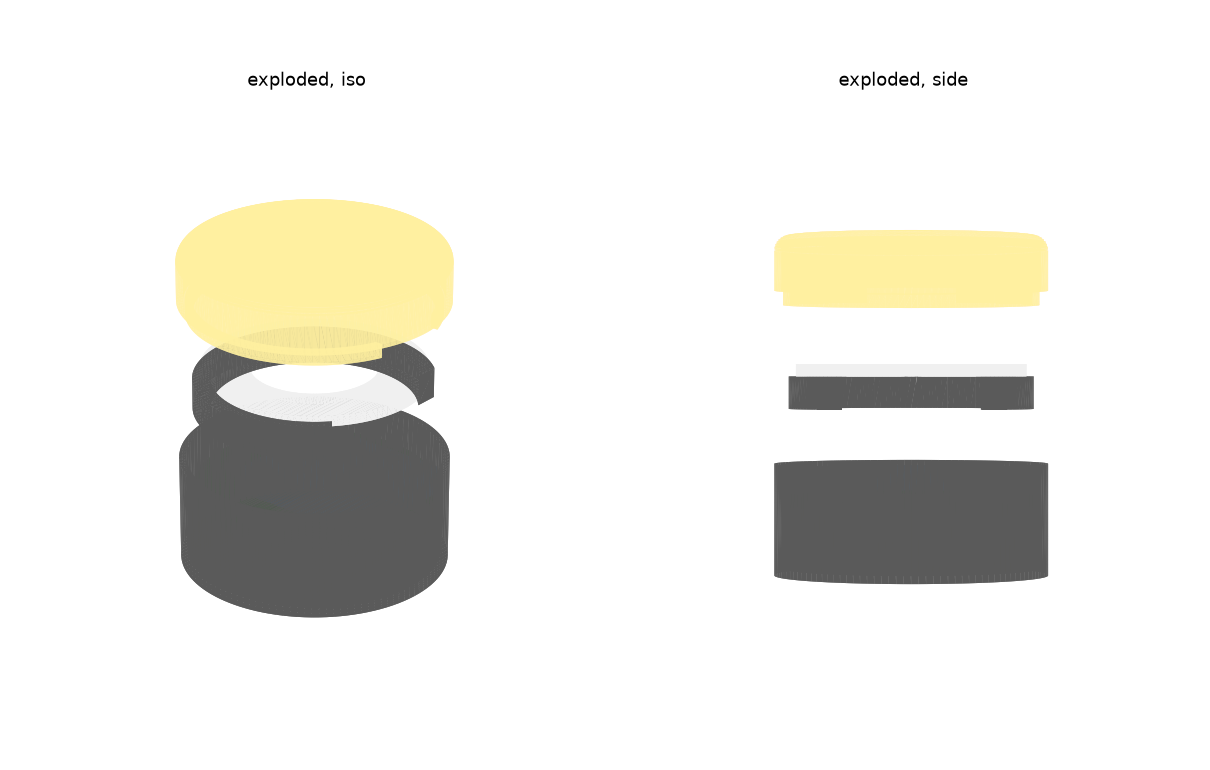

Reproduce this figure in Python.
# Python port of hardware/tealight.scad for preview/STL (manifold3d). Same numbers.
import math, numpy as np, trimesh
from manifold3d import Manifold, CrossSection
od,wall=38,1.0; id_=od-2*wall; floor_t=1.0; cell_h=8.5; perf_t=1.6; perf_d=34
ledge_z=floor_t+cell_h; cup_h=15.5; cap_h=7.5; skirt_h=2.0; clr=0.2
ring_od,ring_id,ring_t=32,18,1.6; carrier_od,carrier_id,carrier_h=34,29,4.5; xiao_cut_x=11
usb_w,usb_z0=10,12.0; btn_d,btn_x=4,-14; N=120
def cyl(d,h,z=0): return Manifold.cylinder(h,d/2,d/2,N).translate([0,0,z])
def box(x,y,z,sx,sy,sz): return Manifold.cube([sx,sy,sz]).translate([x,y,z])
def cup():
    c=cyl(od,cup_h)-cyl(id_,cup_h,floor_t)-box(id_/2-1,-usb_w/2,usb_z0,wall+2,usb_w,cup_h)-cyl(btn_d,floor_t+2,-1).translate([btn_x,0,0])
    for a in (90,210,330):
        c=c+box(id_/2-1.5,-1.5,ledge_z-1,1.5,3,1).rotate([0,0,a])
    return c
def carrier():
    return cyl(carrier_od,carrier_h)-cyl(carrier_id,carrier_h+2,-1)-box(xiao_cut_x,-od/2,-1,od,od,carrier_h+2)
def cap():
    # rounded top approximated: stack of cylinders following a r=2 fillet
    shell=cyl(od,cap_h-2)
    for i in range(1,9):
        t=i/8*math.pi/2; shell=shell+cyl(od-4+4*math.cos(t),0.3,cap_h-2+2*math.sin(t)-0.15)
    shell=shell-cyl(id_,cap_h-wall+1,-1)
    skirt=cyl(id_-2*clr,skirt_h)-cyl(id_-2*clr-2*wall,skirt_h+2,-1)-box(id_/2-3,-(usb_w+2)/2,-1,5,usb_w+2,skirt_h+2)
    return shell+skirt.translate([0,0,-skirt_h])
def tm(m,color):
    mesh=m.to_mesh(); t=trimesh.Trimesh(np.array(mesh.vert_properties)[:,:3],np.array(mesh.tri_verts)); t.visual.face_colors=color; return t
parts={"cup":cup(),"carrier":carrier(),"cap":cap()}
for k,v in parts.items():
    t=tm(v,[120,120,120,255]); t.export(f"./{k}.stl"); print(k,"watertight",t.is_watertight,"volume mm3 %.0f"%t.volume, "bbox", np.round(t.bounds,1).tolist())
# exploded preview
scene=[tm(parts["cup"],[90,90,90,255]),
       tm(parts["carrier"].translate([0,0,ledge_z+perf_t+12]),[90,90,90,255]),
       tm(parts["cap"].translate([0,0,cup_h+24]),[255,240,160,200]),
       tm(box(-10,-15,floor_t,20,30,8),[255,150,50,255]),
       tm(cyl(perf_d,perf_t,ledge_z),[40,140,40,255]),
       tm(box(-5.8,-8.75,ledge_z+perf_t,21,17.5,4),[70,130,180,255]),
       tm((cyl(ring_od,ring_t)-cyl(ring_id,ring_t+2,-1)).translate([0,0,ledge_z+perf_t+carrier_h+12]),[240,240,240,255])]
import matplotlib; matplotlib.use("Agg"); import matplotlib.pyplot as plt
from mpl_toolkits.mplot3d.art3d import Poly3DCollection
fig=plt.figure(figsize=(11,7)); 
for i,(el,az,title) in enumerate(((25,-50,"exploded, iso"),(0,0,"exploded, side"))):
    ax=fig.add_subplot(1,2,i+1,projection="3d")
    for t in scene:
        pc=Poly3DCollection(t.vertices[t.faces],alpha=t.visual.face_colors[0][3]/255,facecolor=np.array(t.visual.face_colors[0][:3])/255,edgecolor="none"); ax.add_collection3d(pc)
    ax.set_xlim(-22,22); ax.set_ylim(-22,22); ax.set_zlim(0,55); ax.set_box_aspect((1,1,1.25)); ax.view_init(el,az); ax.set_title(title); ax.set_axis_off()
plt.tight_layout(); plt.savefig("./preview.png",dpi=110); print("preview ok")
